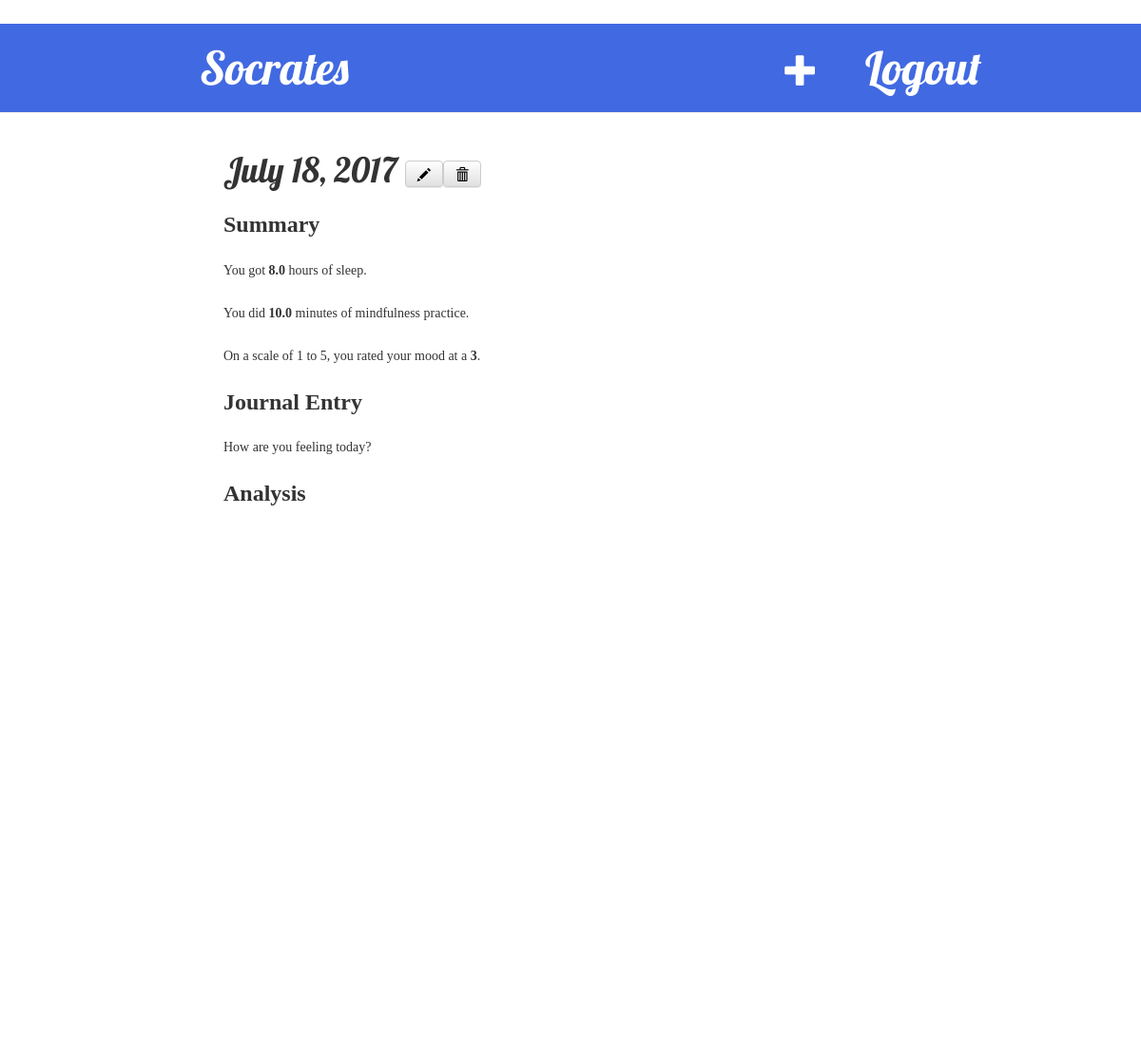
/post/53/ (signed in), run on the app's committed database.
### myblog/models.py (models this page shows, shortened)
class Entry(models.Model):
  user_name = models.CharField(max_length=2000)
  date = models.DateField()
  exercise = models.ForeignKey(Exercise, blank=True, null=True, on_delete=models.CASCADE)
  sleep = models.FloatField()
  meditation = models.BooleanField()
  meditation_time = models.FloatField(blank=True, null=True)
  mood = models.TextField()
  mood_number = models.IntegerField()
  score = models.ForeignKey(SScore, on_delete=models.CASCADE)

### myblog/views.py (the view)
# urls.py: url(r'^post/(?P<pk>\d+)/$', views.post_detail, name='post_detail'),
@login_required
def post_detail(request, pk):
    post = get_object_or_404(Entry, pk=pk)
    return render(request, 'post_detail.html', {'post': post})

### myblog/templates/post_detail.html (shortened to what this page needs)
{% extends 'base.html' %}
{% block content %}
    <div class="post">
        <h1>{{ post.date }} <a class="btn btn-default" href="{% url 'socrates:post_edit' pk=post.pk %}"><span class="glyphicon glyphicon-pencil"></span></a><a class="btn btn-default" href="{% url 'socrates:post_delete' pk=post.pk %}"><span class="glyphicon glyphicon-trash"></span></a></h1>
        <h3> Summary </h3>
        <p> You got <b>{{ post.sleep }}</b> hours of sleep.</p>
        {% if post.meditation %}
          <p> You did <b>{{post.meditation_time}}</b> minutes of mindfulness practice. </p>
        {% endif %}
        <p>On a scale of 1 to 5, you rated your mood at a <b>{{ post.mood_number|linebreaksbr }}</b>.</p>
        <h3>Journal Entry</h3>
        <p>{{ post.mood |linebreaksbr }}</p>
    <h3> Analysis </h3>
    <svg width="600" height="400"></svg>
    </div>
{% endblock %}

### myblog/static/css/myblog.css (style rules this page uses)
p { font-size: 15px; font-family: "Century Gothic"; }
.content, { margin-bottom: 200px; }
h1, h2 { font-family: 'Lobster', cursive; }
h3, h4 { font-family: 'Simplifica', sans serif; }
.post { margin-left: 10px; margin-bottom: 70px; }
.post h1 a, .post h1 a:visited { color: #000000; }

### myblog/templates/post_detail.html (style rules this page uses)
svg { font-size: 14px; font-family: "Century Gothic"; margin-top: 25px; margin-bottom: 25px; }
p,body { font-size: 14px; font-family: "Century Gothic"; margin-top: 25px; margin-bottom: 25px; }
h3 { font-weight: bold; font-size: 24px; font-family: "Century Gothic"; margin-top: 25px; margin-bottom: 25px; }

### data on the page
Entry: date "July 18, 2017", sleep "8.0", meditation_time "10.0", mood_number "3", mood "How are you feeling today?"
